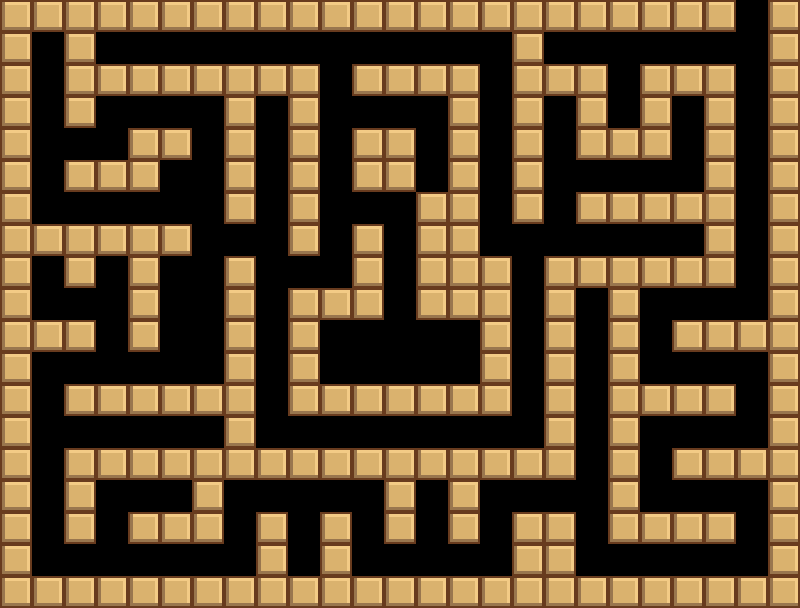

A 2D game scene composited from a Tiled map and its tileset images. What follows is a short description and the map's XML, with every tile layer's data as written:
An orthogonal 25x19 tile map with 32x32 px tiles, 2 tile layers (background, maze 3), 2 hidden layers not drawn.

<map version="1.10" tiledversion="1.10.2" orientation="orthogonal" renderorder="right-down" width="25" height="19" tilewidth="32" tileheight="32" infinite="0" nextlayerid="9" nextobjectid="1">
 <editorsettings>
  <export format="json" />
 </editorsettings>
 <tileset firstgid="1" name="tileset" tilewidth="32" tileheight="32" tilecount="1" columns="1">
  <image source="../../../../Jams/Game-Engine-Jam/assets/tilemap/tileset.png" width="32" height="32" />
  <tile id="0">
   <properties>
    <property name="collides" type="bool" value="true" />
   </properties>
  </tile>
 </tileset>
 <layer id="2" name="background" width="25" height="19">
  <data encoding="csv">
0,0,0,0,0,0,0,0,0,0,0,0,0,0,0,0,0,0,0,0,0,0,0,0,0,
0,0,0,0,0,0,0,0,0,0,0,0,0,0,0,0,0,0,0,0,0,0,0,0,0,
0,0,0,0,0,0,0,0,0,0,0,0,0,0,0,0,0,0,0,0,0,0,0,0,0,
0,0,0,0,0,0,0,0,0,0,0,0,0,0,0,0,0,0,0,0,0,0,0,0,0,
0,0,0,0,0,0,0,0,0,0,0,0,0,0,0,0,0,0,0,0,0,0,0,0,0,
0,0,0,0,0,0,0,0,0,0,0,0,0,0,0,0,0,0,0,0,0,0,0,0,0,
0,0,0,0,0,0,0,0,0,0,0,0,0,0,0,0,0,0,0,0,0,0,0,0,0,
0,0,0,0,0,0,0,0,0,0,0,0,0,0,0,0,0,0,0,0,0,0,0,0,0,
0,0,0,0,0,0,0,0,0,0,0,0,0,0,0,0,0,0,0,0,0,0,0,0,0,
0,0,0,0,0,0,0,0,0,0,0,0,0,0,0,0,0,0,0,0,0,0,0,0,0,
0,0,0,0,0,0,0,0,0,0,0,0,0,0,0,0,0,0,0,0,0,0,0,0,0,
0,0,0,0,0,0,0,0,0,0,0,0,0,0,0,0,0,0,0,0,0,0,0,0,0,
0,0,0,0,0,0,0,0,0,0,0,0,0,0,0,0,0,0,0,0,0,0,0,0,0,
0,0,0,0,0,0,0,0,0,0,0,0,0,0,0,0,0,0,0,0,0,0,0,0,0,
0,0,0,0,0,0,0,0,0,0,0,0,0,0,0,0,0,0,0,0,0,0,0,0,0,
0,0,0,0,0,0,0,0,0,0,0,0,0,0,0,0,0,0,0,0,0,0,0,0,0,
0,0,0,0,0,0,0,0,0,0,0,0,0,0,0,0,0,0,0,0,0,0,0,0,0,
0,0,0,0,0,0,0,0,0,0,0,0,0,0,0,0,0,0,0,0,0,0,0,0,0,
0,0,0,0,0,0,0,0,0,0,0,0,0,0,0,0,0,0,0,0,0,0,0,0,0
</data>
 </layer>
 <layer id="3" name="maze" width="25" height="19" visible="0">
  <data encoding="csv">
1,1,1,1,1,1,1,1,1,1,1,1,1,1,1,1,1,1,1,1,1,1,1,1,1,
1,0,0,0,0,0,0,0,0,0,0,0,0,0,0,0,0,0,0,0,1,0,0,0,1,
1,0,1,0,1,0,1,1,1,1,1,1,1,1,1,1,1,1,1,0,1,0,1,1,1,
1,0,1,0,1,0,1,0,0,0,0,0,0,0,0,0,0,0,1,0,1,0,1,0,1,
1,0,1,0,1,0,1,0,1,1,1,1,1,1,1,1,1,1,1,0,1,0,1,0,1,
1,0,1,0,1,0,1,0,1,0,0,0,0,0,0,0,0,0,0,0,0,0,1,0,1,
1,0,1,0,1,0,1,0,0,1,1,1,1,1,0,1,0,1,1,0,1,0,1,0,1,
1,0,1,0,1,1,1,1,0,1,0,0,0,0,0,1,0,1,1,0,1,0,1,0,1,
1,0,1,0,0,0,0,1,0,1,0,1,1,1,1,1,0,1,1,0,1,0,1,0,1,
1,1,1,1,1,1,0,1,0,1,0,0,0,0,0,0,0,0,0,0,0,0,0,0,1,
1,0,0,0,0,1,0,1,0,1,0,1,0,1,0,1,1,1,1,1,1,1,1,0,1,
1,0,1,1,1,1,0,1,0,1,0,1,0,1,0,1,0,0,0,0,0,0,0,0,1,
1,0,0,0,0,0,0,1,0,1,0,1,0,1,0,1,1,1,1,1,1,1,1,0,1,
1,0,1,1,1,1,1,1,0,1,0,1,0,1,0,0,0,0,0,0,0,0,1,0,1,
1,0,1,0,0,0,0,0,0,0,0,1,0,1,1,1,1,1,1,1,1,1,1,0,1,
1,0,1,0,0,1,1,1,1,1,0,1,0,1,0,0,0,0,0,0,0,0,0,0,1,
1,0,1,0,1,1,1,1,1,1,0,1,0,1,1,1,1,1,1,1,1,1,1,1,1,
1,0,1,0,0,0,0,0,0,0,0,1,0,0,0,0,0,0,0,0,0,0,0,0,0,
1,0,1,1,1,1,1,1,1,1,1,1,1,1,1,1,1,1,1,1,1,1,1,1,1
</data>
 </layer>
 <layer id="7" name="maze 2" width="25" height="19" visible="0">
  <data encoding="csv">
1,1,1,1,1,1,1,1,1,1,1,1,1,1,1,1,1,1,1,1,1,1,1,1,1,
1,0,0,0,0,0,0,0,1,0,0,0,0,0,0,0,0,0,0,0,0,0,0,0,1,
1,0,1,1,1,0,1,1,1,0,1,1,1,1,1,1,1,1,1,0,1,1,1,1,1,
1,0,0,0,1,0,0,0,0,0,1,0,1,0,0,0,0,0,0,0,1,0,0,0,1,
1,1,1,0,1,1,1,1,1,0,1,0,1,0,1,0,1,1,1,0,0,0,1,0,1,
1,0,0,0,1,0,0,0,1,0,1,0,1,0,1,0,1,0,1,0,1,1,1,0,1,
1,0,1,1,1,0,1,0,1,0,1,0,1,0,1,0,0,0,1,0,1,0,1,0,1,
1,0,0,0,1,0,1,1,1,0,1,0,1,0,1,1,1,1,1,0,1,0,1,0,1,
1,1,1,0,1,0,0,0,1,0,0,0,0,0,0,0,0,0,0,0,1,0,1,0,1,
0,0,0,0,0,0,0,0,1,1,1,1,1,1,0,1,1,1,1,1,1,0,1,0,0,
1,1,1,1,1,0,0,0,0,0,0,0,0,0,0,0,0,0,0,0,0,0,1,1,1,
1,0,0,0,0,0,1,1,1,0,0,0,1,0,0,0,0,0,0,0,0,0,0,0,1,
1,0,1,1,1,1,1,0,0,0,1,1,1,1,0,1,1,1,1,1,1,1,1,0,1,
1,1,1,0,0,0,0,0,0,0,1,0,0,1,0,1,0,0,0,1,0,1,0,0,1,
1,0,0,0,1,1,1,1,1,1,1,0,1,1,0,1,0,1,0,1,0,1,0,0,1,
1,0,1,1,1,0,0,0,0,0,1,0,0,0,0,1,0,1,0,1,0,1,0,0,1,
1,0,1,0,0,0,1,1,1,0,1,1,1,1,1,1,0,1,0,1,0,1,0,0,1,
1,0,1,0,1,1,1,1,1,0,0,0,0,0,0,0,0,0,0,0,0,0,0,0,1,
1,1,1,1,1,1,1,1,1,1,1,1,1,1,1,1,1,1,1,1,1,1,1,1,1
</data>
 </layer>
 <layer id="8" name="maze 3" width="25" height="19">
  <data encoding="csv">
1,1,1,1,1,1,1,1,1,1,1,1,1,1,1,1,1,1,1,1,1,1,1,0,1,
1,0,1,0,0,0,0,0,0,0,0,0,0,0,0,0,1,0,0,0,0,0,0,0,1,
1,0,1,1,1,1,1,1,1,1,0,1,1,1,1,0,1,1,1,0,1,1,1,0,1,
1,0,1,0,0,0,0,1,0,1,0,0,0,0,1,0,1,0,1,0,1,0,1,0,1,
1,0,0,0,1,1,0,1,0,1,0,1,1,0,1,0,1,0,1,1,1,0,1,0,1,
1,0,1,1,1,0,0,1,0,1,0,1,1,0,1,0,1,0,0,0,0,0,1,0,1,
1,0,0,0,0,0,0,1,0,1,0,0,0,1,1,0,1,0,1,1,1,1,1,0,1,
1,1,1,1,1,1,0,0,0,1,0,1,0,1,1,0,0,0,0,0,0,0,1,0,1,
1,0,1,0,1,0,0,1,0,0,0,1,0,1,1,1,0,1,1,1,1,1,1,0,1,
1,0,0,0,1,0,0,1,0,1,1,1,0,1,1,1,0,1,0,1,0,0,0,0,1,
1,1,1,0,1,0,0,1,0,1,0,0,0,0,0,1,0,1,0,1,0,1,1,1,1,
1,0,0,0,0,0,0,1,0,1,0,0,0,0,0,1,0,1,0,1,0,0,0,0,1,
1,0,1,1,1,1,1,1,0,1,1,1,1,1,1,1,0,1,0,1,1,1,1,0,1,
1,0,0,0,0,0,0,1,0,0,0,0,0,0,0,0,0,1,0,1,0,0,0,0,1,
1,0,1,1,1,1,1,1,1,1,1,1,1,1,1,1,1,1,0,1,0,1,1,1,1,
1,0,1,0,0,0,1,0,0,0,0,0,1,0,1,0,0,0,0,1,0,0,0,0,1,
1,0,1,0,1,1,1,0,1,0,1,0,1,0,1,0,1,1,0,1,1,1,1,0,1,
1,0,0,0,0,0,0,0,1,0,1,0,0,0,0,0,1,1,0,0,0,0,0,0,1,
1,1,1,1,1,1,1,1,1,1,1,1,1,1,1,1,1,1,1,1,1,1,1,1,1
</data>
 </layer>
</map>